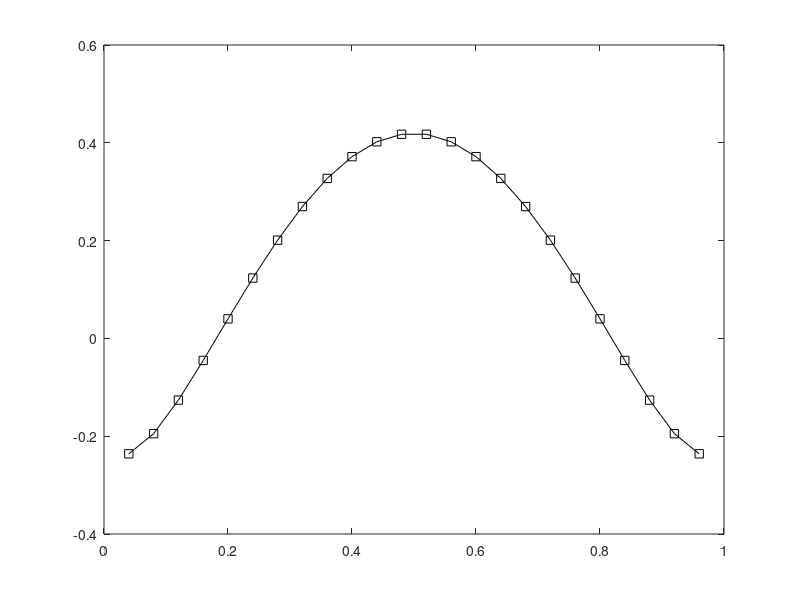

This figure's MATLAB source:
% Crank-Nicolson

m = 25;
N = 25;
a = 0;
b = 1;
h = (b-a)/m;
al = 1.1;


T = 1;
tau = T/N;
x = a + (1:m-1)*h;
%x = 0:h:1;
t = (0:N-1)*tau;


U = zeros(m,N);

f = @(x,t,al) (1+t)^(al-1)*(x-1).^2 * x.^2 * al+1/(gamma(5-al)) ...
    *x.^(-al).* ((((1+t)/(1-x))^al).*(x-1).^2 .* x.^al...
    *(12*x.^2 -6*al.*x+al^2-al)+(1+t).^al .*x.^2.*(12*(x-1).^2+...
    (6*x-7)*al+al^2))*sec(pi*al/2);

uexact = @(x,t,al) (t+1).^al.*x.^2*(1-x).^2;

fhalf=[];
for i = 1:m-1
    for j=0:N-1
        fhalf(i,j+1)=f(x(i),t(j+1)+tau/2,al);
    end
end

U = zeros(m-1,N);
% initial and boundary conditions
U(:,1) = x.^2.*(1-x).^2;
U(1,:) = 0;
U(end,:) = 0;

for j = 2:N-1
    U(:,j+1) = U(:,j)+tau*fhalf(:,j);
end


plot(x,U(:,end),'sk-') % formerly U(:,end)

% g0 = gamma(alpha+1)/gamma(alpha/2+1)^2;
% gk1 = (1- (alpha+1)/(alpha/2+k+1))*g_k;
% 
% A=zeros(m,m);
% 
% for i = 0:m-1
%     for j=0:m-1
%         A(i+1,j+1) = a*g0;
%     end
% end
